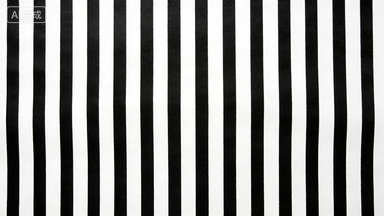
#> input picture 实验一/2023100066-3/结果图/条纹.png, 384 x 216 px, found by its file name
$ python homework4.py   (older library calls are emulated)
#> lines starting #> are read from the running program, lines starting #| are printed output that depends on the picture
import cv2
import numpy as np
import matplotlib
matplotlib.use('Agg')
import matplotlib.pyplot as plt

# 输出路径
out_dir = "/home/lzy/cv-course/build/"

# ===================== 工具函数 =====================
# 计算MSE均方误差与PSNR峰值信噪比
def calculate_mse_psnr(original, restored):
    original = original.astype(np.float64)
    restored = restored.astype(np.float64)
    mse = np.mean((original - restored) ** 2)
    if mse == 0:
        psnr = 100.0
    else:
        max_pixel = 255.0
        psnr = 20 * np.log10(max_pixel / np.sqrt(mse))
    return mse, psnr

# FFT傅里叶变换分析
def fft_analysis(img):
    img_float = np.float32(img)
    dft = cv2.dft(img_float, flags=cv2.DFT_COMPLEX_OUTPUT)  # 离散傅里叶变换
    dft_shift = np.fft.fftshift(dft)                         # 频谱中心移到图像中心
    magnitude = 20 * np.log(cv2.magnitude(dft_shift[:,:,0], dft_shift[:,:,1]) + 1e-8)  # 对数幅度
    magnitude_norm = cv2.normalize(magnitude, None, 0, 255, cv2.NORM_MINMAX, cv2.CV_8U)
    return magnitude_norm

# DCT离散余弦变换分析
def dct_analysis(img):
    img_float = np.float32(img)
    dct = cv2.dct(img_float)                                 # 离散余弦变换
    dct_log = np.log(np.abs(dct) + 1e-8)                     # 对数压缩动态范围
    dct_norm = cv2.normalize(dct_log, None, 0, 255, cv2.NORM_MINMAX, cv2.CV_8U)
    return dct_norm

# 计算DCT左上角1/4区域的能量占比
def calculate_dct_energy_ratio(img):
    img_float = np.float32(img)
    dct = cv2.dct(img_float)
    h, w = dct.shape
    roi_h, roi_w = h // 2, w // 2                            # 取左上角1/4区域
    roi_energy = np.sum(dct[:roi_h, :roi_w] ** 2)
    total_energy = np.sum(dct ** 2)
    return roi_energy / total_energy if total_energy != 0 else 0.0

# ===================== 步骤1. 读入灰度图像 =====================
print("\n===== 正在执行步骤1：读入图像 =====")
img_path = "/home/lzy/cv-course/build/条纹.png"
img_original = cv2.imread(img_path, cv2.IMREAD_GRAYSCALE)
#> img_original: shape (216, 384); min 0, max 255, mean 140.8
if img_original is None:
    print("找不到 条纹.png")
    exit()

h, w = img_original.shape
#> h = 216; w = 384
scale = 0.5
new_w, new_h = int(w * scale), int(h * scale)  # 下采样目标尺寸
#> new_w = 192; new_h = 108

# ===================== 步骤2. 下采样 =====================
print("\n===== 正在执行步骤2：下采样 =====")
# 无预滤波直接下采样
img_down_no_filter = cv2.resize(img_original, (new_w, new_h), interpolation=cv2.INTER_NEAREST)
# 高斯滤波抗混叠后下采样
img_blur = cv2.GaussianBlur(img_original, (5, 5), sigmaX=1.5)
img_down_with_filter = cv2.resize(img_blur, (new_w, new_h), interpolation=cv2.INTER_NEAREST)

# ===================== 步骤3. 采样恢复（3种插值方法） =====================
print("\n===== 正在执行步骤3：图像恢复 =====")
# 最近邻插值
img_up_nn_no_filter = cv2.resize(img_down_no_filter, (w, h), interpolation=cv2.INTER_NEAREST)
img_up_nn_with_filter = cv2.resize(img_down_with_filter, (w, h), interpolation=cv2.INTER_NEAREST)

# 双线性插值
img_up_bilinear_no_filter = cv2.resize(img_down_no_filter, (w, h), interpolation=cv2.INTER_LINEAR)
img_up_bilinear_with_filter = cv2.resize(img_down_with_filter, (w, h), interpolation=cv2.INTER_LINEAR)
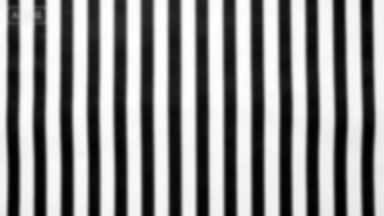
#> img_up_bilinear_with_filter: shape (216, 384); min 1, max 255, mean 140.8

# 双三次插值
img_up_bicubic_no_filter = cv2.resize(img_down_no_filter, (w, h), interpolation=cv2.INTER_CUBIC)
img_up_bicubic_with_filter = cv2.resize(img_down_with_filter, (w, h), interpolation=cv2.INTER_CUBIC)

# ===================== 步骤4. 空间域评价（MSE/PSNR） =====================
print("\n===== 正在执行步骤4：空间域比较 =====")
print("\n===== 无预滤波 =====")
mse_nn_no, psnr_nn_no = calculate_mse_psnr(img_original, img_up_nn_no_filter)
#> in calculate_mse_psnr, `mse = np.mean((original - restored) ** 2)`: mse = 1324
#> in calculate_mse_psnr, `psnr = 20 * np.log10(max_pixel / np.sqrt(mse))`: psnr = 16.91
#> mse_nn_no = 1324; psnr_nn_no = 16.91
mse_bilinear_no, psnr_bilinear_no = calculate_mse_psnr(img_original, img_up_bilinear_no_filter)
#> mse_bilinear_no = 872.4; psnr_bilinear_no = 18.72
mse_bicubic_no, psnr_bicubic_no = calculate_mse_psnr(img_original, img_up_bicubic_no_filter)
#> mse_bicubic_no = 862.3; psnr_bicubic_no = 18.77
print(f"最近邻 MSE={mse_nn_no:.2f} PSNR={psnr_nn_no:.2f}")
#| 最近邻 MSE=1323.96 PSNR=16.91
print(f"双线性 MSE={mse_bilinear_no:.2f} PSNR={psnr_bilinear_no:.2f}")
#| 双线性 MSE=872.42 PSNR=18.72
print(f"双三次 MSE={mse_bicubic_no:.2f} PSNR={psnr_bicubic_no:.2f}")
#| 双三次 MSE=862.26 PSNR=18.77

print("\n===== 有预滤波 =====")
mse_nn_with, psnr_nn_with = calculate_mse_psnr(img_original, img_up_nn_with_filter)
#> mse_nn_with = 1213.2; psnr_nn_with = 17.29
mse_bilinear_with, psnr_bilinear_with = calculate_mse_psnr(img_original, img_up_bilinear_with_filter)
#> mse_bilinear_with = 1105.4; psnr_bilinear_with = 17.7
mse_bicubic_with, psnr_bicubic_with = calculate_mse_psnr(img_original, img_up_bicubic_with_filter)
#> mse_bicubic_with = 967.2; psnr_bicubic_with = 18.28
print(f"最近邻 MSE={mse_nn_with:.2f} PSNR={psnr_nn_with:.2f}")
#| 最近邻 MSE=1213.21 PSNR=17.29
print(f"双线性 MSE={mse_bilinear_with:.2f} PSNR={psnr_bilinear_with:.2f}")
#| 双线性 MSE=1105.39 PSNR=17.70
print(f"双三次 MSE={mse_bicubic_with:.2f} PSNR={psnr_bicubic_with:.2f}")
#| 双三次 MSE=967.20 PSNR=18.28

# 保存下采样对比图
plt.figure(figsize=(15, 5))
plt.subplot(131), plt.imshow(img_original, cmap='gray'), plt.title("Original"), plt.axis('off')
plt.subplot(132), plt.imshow(img_down_no_filter, cmap='gray'), plt.title("No filter"), plt.axis('off')
plt.subplot(133), plt.imshow(img_down_with_filter, cmap='gray'), plt.title("Gaussian blur"), plt.axis('off')
plt.tight_layout()
plt.savefig(out_dir + "任务2_下采样对比.png", dpi=150, bbox_inches='tight')
print("\n已保存: 任务2_下采样对比.png")

# 保存无滤波恢复对比图
plt.figure(figsize=(15, 10))
plt.subplot(231), plt.imshow(img_original, cmap='gray'), plt.title("Original"), plt.axis('off')
plt.subplot(232), plt.imshow(img_up_nn_no_filter, cmap='gray'), plt.title("NN"), plt.axis('off')
plt.subplot(233), plt.imshow(img_up_bilinear_no_filter, cmap='gray'), plt.title("Bilinear"), plt.axis('off')
plt.subplot(234), plt.imshow(img_up_bicubic_no_filter, cmap='gray'), plt.title("Bicubic"), plt.axis('off')
plt.subplot(235), plt.imshow(cv2.absdiff(img_original, img_up_nn_no_filter), cmap='gray'), plt.title("NN Diff"), plt.axis('off')
plt.subplot(236), plt.imshow(cv2.absdiff(img_original, img_up_bicubic_no_filter), cmap='gray'), plt.title("Bicubic Diff"), plt.axis('off')
plt.tight_layout()
plt.savefig(out_dir + "任务3_无滤波恢复对比.png", dpi=150, bbox_inches='tight')
print("已保存: 任务3_无滤波恢复对比.png")

# 保存有滤波恢复对比图
plt.figure(figsize=(15, 10))
plt.subplot(231), plt.imshow(img_original, cmap='gray'), plt.title("Original"), plt.axis('off')
plt.subplot(232), plt.imshow(img_up_nn_with_filter, cmap='gray'), plt.title("NN"), plt.axis('off')
plt.subplot(233), plt.imshow(img_up_bilinear_with_filter, cmap='gray'), plt.title("Bilinear"), plt.axis('off')
plt.subplot(234), plt.imshow(img_up_bicubic_with_filter, cmap='gray'), plt.title("Bicubic"), plt.axis('off')
plt.subplot(235), plt.imshow(cv2.absdiff(img_original, img_up_nn_with_filter), cmap='gray'), plt.title("NN Diff"), plt.axis('off')
plt.subplot(236), plt.imshow(cv2.absdiff(img_original, img_up_bicubic_with_filter), cmap='gray'), plt.title("Bicubic Diff"), plt.axis('off')
plt.tight_layout()
plt.savefig(out_dir + "任务3_有滤波恢复对比.png", dpi=150, bbox_inches='tight')
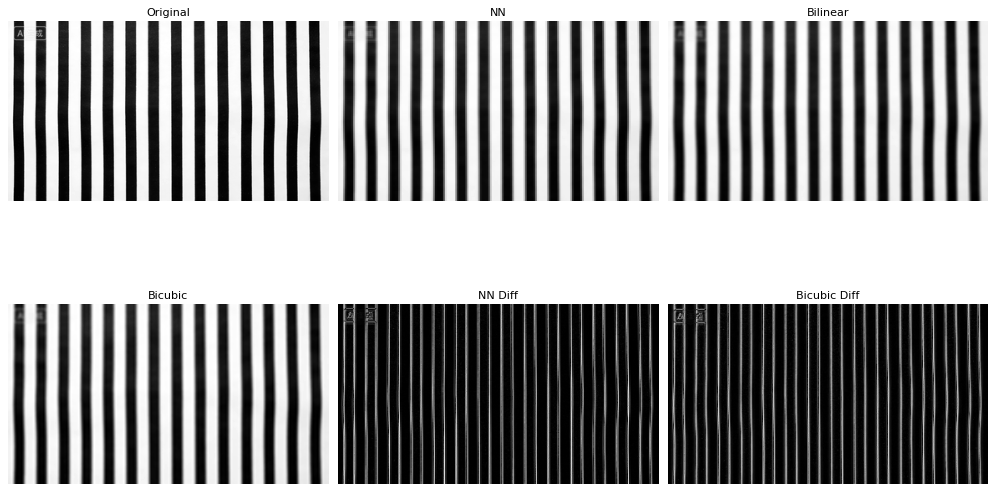
#> figure drawn by matplotlib, 6 panels
print("已保存: 任务3_有滤波恢复对比.png")

# 单独保存所有单张结果图
cv2.imwrite(out_dir + "任务1_原图.png", img_original)
cv2.imwrite(out_dir + "任务2_下采样无滤波.png", img_down_no_filter)
cv2.imwrite(out_dir + "任务2_下采样有滤波.png", img_down_with_filter)

cv2.imwrite(out_dir + "任务3_恢复_最近邻_无滤波.png", img_up_nn_no_filter)
cv2.imwrite(out_dir + "任务3_恢复_双线性_无滤波.png", img_up_bilinear_no_filter)
cv2.imwrite(out_dir + "任务3_恢复_双三次_无滤波.png", img_up_bicubic_no_filter)

cv2.imwrite(out_dir + "任务3_恢复_最近邻_有滤波.png", img_up_nn_with_filter)
cv2.imwrite(out_dir + "任务3_恢复_双线性_有滤波.png", img_up_bilinear_with_filter)
cv2.imwrite(out_dir + "任务3_恢复_双三次_有滤波.png", img_up_bicubic_with_filter)

# ===================== 步骤5：FFT频域分析 =====================
print("\n===== 正在执行步骤5：傅里叶变换分析 =====")

fft_original = fft_analysis(img_original)
fft_down_no = fft_analysis(img_down_no_filter)
fft_down_with = fft_analysis(img_down_with_filter)
#> in fft_analysis (call 3), `magnitude = 20 * np.log(cv2.magnitude(dft_shift[:,:,0], dft_shift[:,:,..`:
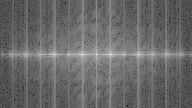
#> magnitude: shape (108, 192) float32; min -33.47, max 297.7, mean 103.5; drawn with min black and max white

fft_up_bilinear_no = fft_analysis(img_up_bilinear_no_filter)
fft_up_bilinear_with = fft_analysis(img_up_bilinear_with_filter)
#> in fft_analysis (call 5), `magnitude = 20 * np.log(cv2.magnitude(dft_shift[:,:,0], dft_shift[:,:,..`:
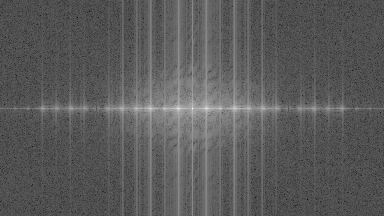
#> magnitude: shape (216, 384) float32; min -29, max 325.5, mean 97.5; drawn with min black and max white

# 下采样前后FFT对比
plt.figure(figsize=(18,6))
plt.subplot(131), plt.imshow(fft_original, cmap='gray'), plt.title("FFT Original"), plt.axis('off')
plt.subplot(132), plt.imshow(fft_down_no, cmap='gray'), plt.title("FFT Down No Filter"), plt.axis('off')
plt.subplot(133), plt.imshow(fft_down_with, cmap='gray'), plt.title("FFT Down With Gaussian"), plt.axis('off')
plt.tight_layout()
plt.savefig(out_dir + "任务5_FFT频谱对比.png", dpi=150, bbox_inches='tight')

# 恢复前后FFT对比
plt.figure(figsize=(18,6))
plt.subplot(131), plt.imshow(fft_down_no, cmap='gray'), plt.title("Down No Filter"), plt.axis('off')
plt.subplot(132), plt.imshow(fft_up_bilinear_no, cmap='gray'), plt.title("Restore Bilinear No Filter"), plt.axis('off')
plt.subplot(133), plt.imshow(fft_up_bilinear_with, cmap='gray'), plt.title("Restore Bilinear With Filter"), plt.axis('off')
plt.tight_layout()
plt.savefig(out_dir + "任务5_FFT恢复频谱对比.png", dpi=150, bbox_inches='tight')

# 保存FFT单张图
cv2.imwrite(out_dir + "任务5_FFT_原图.png", fft_original)
cv2.imwrite(out_dir + "任务5_FFT_下采样无滤波.png", fft_down_no)
cv2.imwrite(out_dir + "任务5_FFT_下采样有滤波.png", fft_down_with)
cv2.imwrite(out_dir + "任务5_FFT_恢复无滤波.png", fft_up_bilinear_no)
cv2.imwrite(out_dir + "任务5_FFT_恢复有滤波.png", fft_up_bilinear_with)

# ===================== 步骤6：DCT变换分析与低频能量占比统计 =====================
print("\n===== 正在执行步骤6：DCT变换分析 =====")

dct_original = dct_analysis(img_original)
#> in dct_analysis, `dct = cv2.dct(img_float)`:
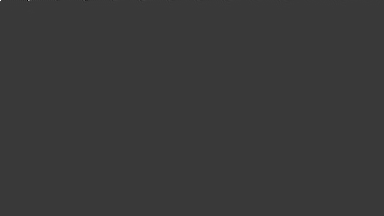
#> dct: shape (216, 384) float32; min -11879.3, max 40550.2, mean 0.8; drawn with min black and max white
dct_down_no = dct_analysis(img_down_no_filter)
#> in dct_analysis (call 2), `dct_log = np.log(np.abs(dct) + 1e-8)`:
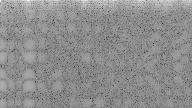
#> dct_log: shape (108, 192) float32; min -10.52, max 9.92, mean 0.923; drawn with min black and max white
dct_down_with = dct_analysis(img_down_with_filter)
#> in dct_analysis (call 3), `dct_log = np.log(np.abs(dct) + 1e-8)`:
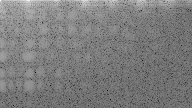
#> dct_log: shape (108, 192) float32; min -10.81, max 9.92, mean -0.614; drawn with min black and max white

# DCT频谱对比图
plt.figure(figsize=(18,6))
plt.subplot(131), plt.imshow(dct_original, cmap='gray'), plt.title("DCT Original"), plt.axis('off')
plt.subplot(132), plt.imshow(dct_down_no, cmap='gray'), plt.title("DCT Down No Filter"), plt.axis('off')
plt.subplot(133), plt.imshow(dct_down_with, cmap='gray'), plt.title("DCT Down With Gaussian"), plt.axis('off')
plt.tight_layout()
plt.savefig(out_dir + "任务6_DCT频谱对比.png", dpi=150, bbox_inches='tight')

# 保存DCT单张图
cv2.imwrite(out_dir + "任务6_DCT_原图.png", dct_original)
cv2.imwrite(out_dir + "任务6_DCT_下采样无滤波.png", dct_down_no)
cv2.imwrite(out_dir + "任务6_DCT_下采样有滤波.png", dct_down_with)

# 输出DCT低频能量占比
print("\n===== DCT 左上角能量占比 =====")
energy_original = calculate_dct_energy_ratio(img_original)
#> in calculate_dct_energy_ratio, `roi_energy = np.sum(dct[:roi_h, :roi_w] ** 2)`: roi_energy = 2.67e+09
#> in calculate_dct_energy_ratio, `total_energy = np.sum(dct ** 2)`: total_energy = 2.7e+09
#> energy_original = 0.991
energy_down_no = calculate_dct_energy_ratio(img_down_no_filter)
#> energy_down_no = 0.974
energy_down_with = calculate_dct_energy_ratio(img_down_with_filter)
#> energy_down_with = 0.998
energy_up_bilinear_no = calculate_dct_energy_ratio(img_up_bilinear_no_filter)
#> energy_up_bilinear_no = 0.999
energy_up_bilinear_with = calculate_dct_energy_ratio(img_up_bilinear_with_filter)
#> energy_up_bilinear_with = 1

print(f"原图: {energy_original:.4f} ({energy_original*100:.2f}%)")
#| 原图: 0.9905 (99.05%)
print(f"缩小无滤波: {energy_down_no:.4f} ({energy_down_no*100:.2f}%)")
#| 缩小无滤波: 0.9738 (97.38%)
print(f"缩小有滤波: {energy_down_with:.4f} ({energy_down_with*100:.2f}%)")
#| 缩小有滤波: 0.9977 (99.77%)
print(f"恢复无滤波: {energy_up_bilinear_no:.4f} ({energy_up_bilinear_no*100:.2f}%)")
#| 恢复无滤波: 0.9989 (99.89%)
print(f"恢复有滤波: {energy_up_bilinear_with:.4f} ({energy_up_bilinear_with*100:.2f}%)")
#| 恢复有滤波: 0.9999 (99.99%)

$ run again, with 实验一/2023100066-3/结果图/任务2_下采样对比.png copied over 实验一/2023100066-3/结果图/条纹.png
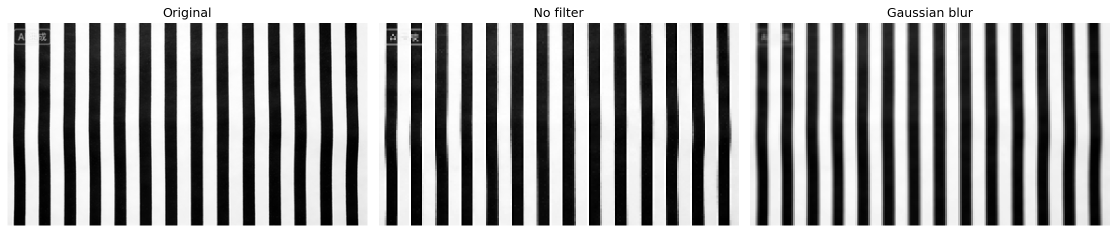
#> input picture 实验一/2023100066-3/结果图/任务2_下采样对比.png, 2235 x 466 px, found by its file name (shown at 1/2 size)
#> img_original is the input picture: shape (466, 2235); min 0, max 255, mean 158.6
#> `img_up_bilinear_with_filter = cv2.resize(img_down_with_filter, (w, h),..`:
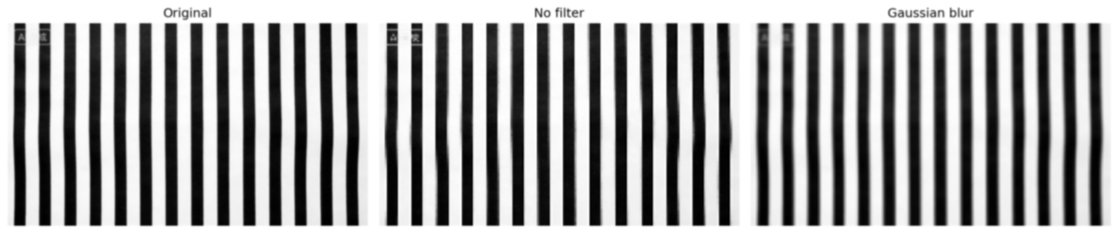
#> img_up_bilinear_with_filter: shape (466, 2235) (shown at 1/2 size); min 0, max 255, mean 158.4
#> mse = 1709.7
#> psnr = 15.8
#> mse_nn_no = 1709.7; psnr_nn_no = 15.8
#> mse_bilinear_no = 805.2; psnr_bilinear_no = 19.07
#> mse_bicubic_no = 844.9; psnr_bicubic_no = 18.86
#| 最近邻 MSE=1709.65 PSNR=15.80
#| 双线性 MSE=805.24 PSNR=19.07
#| 双三次 MSE=844.92 PSNR=18.86
#> mse_nn_with = 1145.9; psnr_nn_with = 17.54
#> mse_bilinear_with = 676.3; psnr_bilinear_with = 19.83
#> mse_bicubic_with = 652.9; psnr_bicubic_with = 19.98
#| 最近邻 MSE=1145.89 PSNR=17.54
#| 双线性 MSE=676.35 PSNR=19.83
#| 双三次 MSE=652.91 PSNR=19.98
#> img_float: shape (233, 1117) float32
#> magnitude: shape (233, 1117) float32
#> magnitude_norm: shape (233, 1117)
#> img_float: shape (466, 2235) float32
#> magnitude: shape (466, 2235) float32
#> magnitude_norm: shape (466, 2235)
#> dct_log: shape (233, 1117) float32
#> dct_norm: shape (233, 1117)
#> in dct_analysis (call 3), `dct_log = np.log(np.abs(dct) + 1e-8)`:
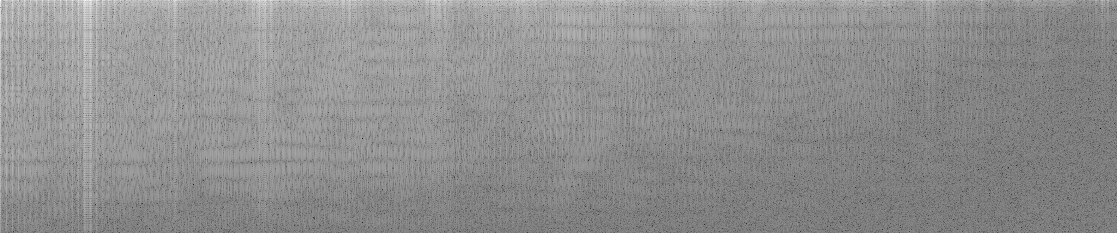
#> dct_log: shape (233, 1117) float32; min -14.51, max 11.3, mean -0.0206; drawn with min black and max white
#> roi_energy = 3.83e+10
#> total_energy = 3.85e+10
#> energy_original = 0.996
#> energy_down_no = 0.99
#> energy_down_with = 0.999
#> energy_up_bilinear_with = 1
#| 原图: 0.9959 (99.59%)
#| 缩小无滤波: 0.9904 (99.04%)
#| 缩小有滤波: 0.9989 (99.89%)
#| 恢复无滤波: 0.9993 (99.93%)
#| 恢复有滤波: 0.9999 (99.99%)
